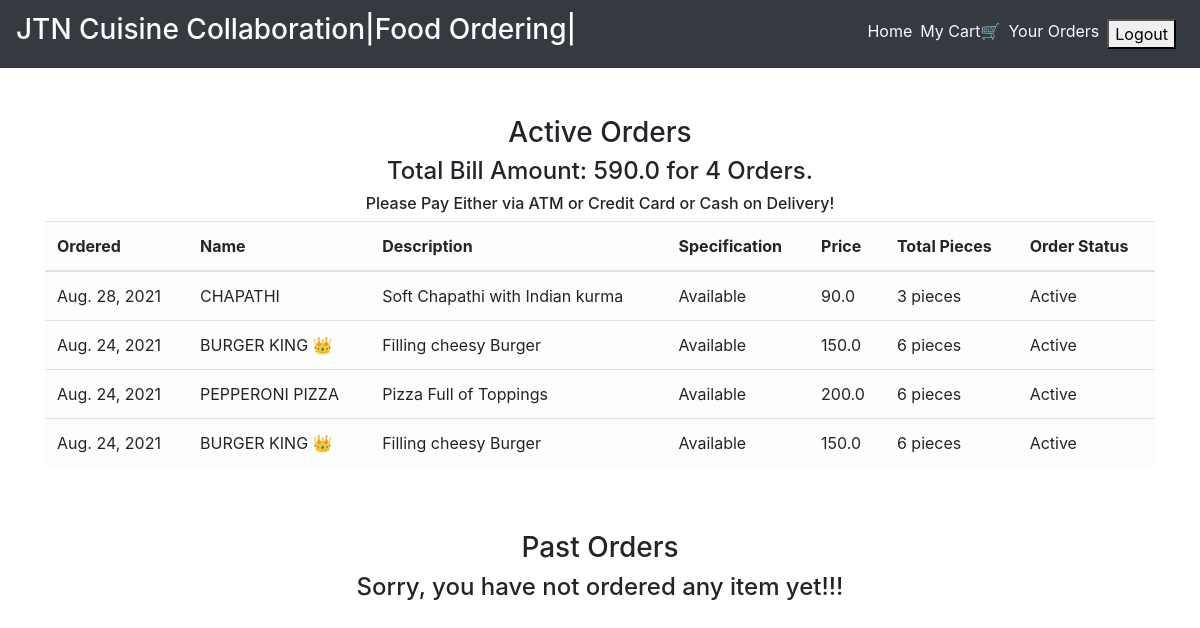
/order_details/ (signed in), run on the app's committed database.
### main/models.py (models this page shows, shortened)
class CartItems(models.Model):
    ORDER_STATUS = (
        ('Active', 'Active'),
        ('Delivered', 'Delivered')
    )
    user = models.ForeignKey(User, on_delete=models.CASCADE)
    item = models.ForeignKey(Item, on_delete=models.CASCADE)
    ordered = models.BooleanField(default=False)
    quantity = models.IntegerField(default=1)
    ordered_date = models.DateField(default=timezone.now)
    status = models.CharField(max_length=20, choices=ORDER_STATUS, default='Active')
    delivery_date = models.DateField(default=timezone.now)
    class Meta:
        verbose_name = 'Cart Item'
        verbose_name_plural = 'Cart Items'

class Item(models.Model):
    LABELS = (
        ('Best Selling Foods', 'Best Selling Foods'),
        ('New Food', 'New Food'),
        ('Spicy Foods🔥', 'Spicy Foods🔥'),
    )
    LABEL_COLOUR = (
        ('danger', 'danger'),
        ('success', 'success'),
        ('primary', 'primary'),
        ('info', 'info'),
        ('warning', 'warning'),
    )
    title = models.CharField(max_length=150)
    description = models.CharField(max_length=250,blank=True)
    price = models.FloatField()
    pieces = models.IntegerField(default=6)
    instructions = models.CharField(max_length=250,default="Available")
    image = models.ImageField(default='default.png', upload_to='images/')
    labels = models.CharField(max_length=25, choices=LABELS, blank=True)
    label_colour = models.CharField(max_length=15, choices=LABEL_COLOUR, blank=True)
    slug = models.SlugField(default="foods")
    created_by = models.ForeignKey(User, on_delete=models.CASCADE)

### main/views.py (the view)
# urls.py: path('order_details/', views.order_details, name='order_details'),
@login_required
def order_details(request):
    items = CartItems.objects.filter(user=request.user, ordered=True,status="Active").order_by('-ordered_date')
    cart_items = CartItems.objects.filter(user=request.user, ordered=True,status="Delivered").order_by('-ordered_date')
    bill = items.aggregate(Sum('item__price'))
    number = items.aggregate(Sum('quantity'))
    pieces = items.aggregate(Sum('item__pieces'))
    total = bill.get("item__price__sum")
    count = number.get("quantity__sum")
    total_pieces = pieces.get("item__pieces__sum")
    context = {
        'items':items,
        'cart_items':cart_items,
        'total': total,
        'count': count,
        'total_pieces': total_pieces
    }
    return render(request, 'main/order_details.html', context)

### main/templatetags/get_group.py (called while the page is built)
@register.filter(name='has_group')
def has_group(user, group_name):
    return user.groups.filter(name=group_name).exists()

### main/templates/main/order_details.html
{% extends "main/layout.html" %}
{% block content %}
<div class="cart">
    <div class="container">
        <div class="row">
            <div class="col-sm-12 mt-5">
                <h3 class="text-center">Active Orders</h3>
                {% if items %}
                <h4 class="text-center">Total Bill Amount: {{total}} for {{ count }} Orders.</h4>
                <h6 class="text-center">Please Pay Either via ATM or Credit Card or Cash on Delivery!</h6>
                <div class="table-responsive">
                    <table class="table table-light">
                        <thead>
                        <tr>
                            <th scope="col">Ordered</th>
                            <th scope="col">Name</th>
                            <th scope="col">Description</th>
                            <th scope="col">Specification</th>
                            <th scope="col">Price</th>
                            <th scope="col">Total Pieces</th>
                            <th scope="col">Order Status</th>
                        </tr>
                        </thead>
                        <tbody>
                            {% for item_active in items %}
                        <tr>
                            <td>{{ item_active.ordered_date }}</td>
                            <td>{{ item_active.item.title }} <span class="badge badge-{{ item_active.item.label_colour }}">{{ item_active.item.labels }}</span></td>
                            <td>{{ item_active.item.description }}</td>
                            <td>{{ item_active.item.instructions }}</td>
                            <td>{{ item_active.item.price }}</td>
                            <td>{{ item_active.item.pieces }} pieces</td>
                            <td>{{ item_active.status }}</td>
                        </tr>
                            {% endfor %}
                        </tbody>
                    </table>
                </div>
                {% else %}
                <h4 class="text-center">Sorry, you have not ordered any item yet!!!</h4>
                {% endif %}
            </div>
        </div>
        <div class="row">
            <div class="col-sm-12 mt-5">
                <h3 class="text-center">Past Orders</h3>
                {% if cart_items %}
                <div class="table-responsive">
                    <table class="table table-light">
                        <thead>
                        <tr>
                            <th scope="col">Ordered</th>
                            <th scope="col">Name</th>
                            <th scope="col">Description</th>
                            <th scope="col">Specification</th>
                            <th scope="col">Price</th>
                            <th scope="col">Total Pieces</th>
                            <th scope="col">Order Status</th>
                            <th scope="col">Delivery Date</th>
                        </tr>
                        </thead>
                        <tbody>
                            {% for cart in cart_items %}
                        <tr>
                            <td>{{ cart.ordered_date }}</td>
                            <td>{{ cart.item.title }} <span class="badge badge-{{ cart.item.label_colour }}">{{ cart.item.labels }}</span></td>
                            <td>{{ cart.item.description }}</td>
                            <td>{{ cart.item.instructions }}</td>
                            <td>{{ cart.item.price }}</td>
                            <td>{{ cart.item.pieces }} pieces</td>
                            <td>{{ cart.status }}</td>
                            <td>{{ cart.delivery_date }}</td>
                        </tr>
                            {% endfor %}
                        </tbody>
                    </table>
                </div>
                {% else %}
                <h4 class="text-center">Sorry, you have not ordered any item yet!!!</h4>
                {% endif %}
            </div>
        </div>
    </div>
</div>
{% endblock content %}

### main/templates/main/layout.html (shortened to what this page needs)
{% load get_group %}
{% load static %}
<!DOCTYPE html>
<html lang="en">
<head>
    <link rel="stylesheet" href="https://maxcdn.bootstrapcdn.com/bootstrap/4.0.0/css/bootstrap.min.css">
    <link rel="stylesheet" type="text/css" href="{% static 'main/styles.css' %}">
</head>
<body>
    <nav class="navbar navbar-expand-lg navbar-dark bg-dark">
        <a class="navbar-brand" href="/"><h3>JTN Cuisine Collaboration|Food Ordering|</h3></a>
        <div class="collapse navbar-collapse" id="navbarNav">
            <ul class="navbar-nav ml-auto">
                    <li><a href="{% url 'main:home' %}" class="mr-2 text-light">Home</a></li>
                {% if user.is_authenticated %}
                    {% if request.user|has_group:"admin_owner" %}
                        <li><a href="{% url 'main:admin_dashboard' %}" class="mr-2 text-light">DashBoard</a></li>
                        <li>
                            <form class="logout-link" action="{% url 'accounts:logout' %}" method="post">
                                {% csrf_token %}
                                <button type="submit" class="mr-2">Logout</button>
                            </form>
                        </li>
                    {% else %}
                        <li><a href="{% url 'main:cart' %}" class="mr-2 text-light">My Cart🛒</a></li>
                        <li><a href="{% url 'main:order_details' %}" class="mr-2 text-light">Your Orders</a></li>
                        <li>
                            <form class="logout-link" action="{% url 'accounts:logout' %}" method="post">
                                <button type="submit" class="mr-2">Logout</button>
                            </form>
                        </li>
                    {% endif %}
                {% else %}
                    <li><a href="{% url 'accounts:login' %}" class="mr-2 text-light">Login</a></li>
                    <li><a href="{% url 'accounts:signup' %}" class="mr-2 text-light">SignUp</a></li>
                {% endif %}
            </ul>
        </div>
    </nav>
    <main role="main">
        {% block content %}{% endblock %}
    </main>

### data on the page
CartItems: ordered_date "Aug. 28, 2021", item "CHAPATHI", item.description "Soft Chapathi with Indian kurma", item.instructions "Available", item.price "90.0", item.pieces "3", status "Active"
CartItems: ordered_date "Aug. 24, 2021", item "BURGER KING 👑", item.description "Filling cheesy Burger", item.instructions "Available", item.price "150.0", item.pieces "6", status "Active"
CartItems: ordered_date "Aug. 24, 2021", item "PEPPERONI PIZZA", item.description "Pizza Full of Toppings", item.instructions "Available", item.price "200.0", item.pieces "6", status "Active"
CartItems: ordered_date "Aug. 24, 2021", item "BURGER KING 👑", item.description "Filling cheesy Burger", item.instructions "Available", item.price "150.0", item.pieces "6", status "Active"

### other printed values
{{ total }} "590.0"
{{ count }} "4"
